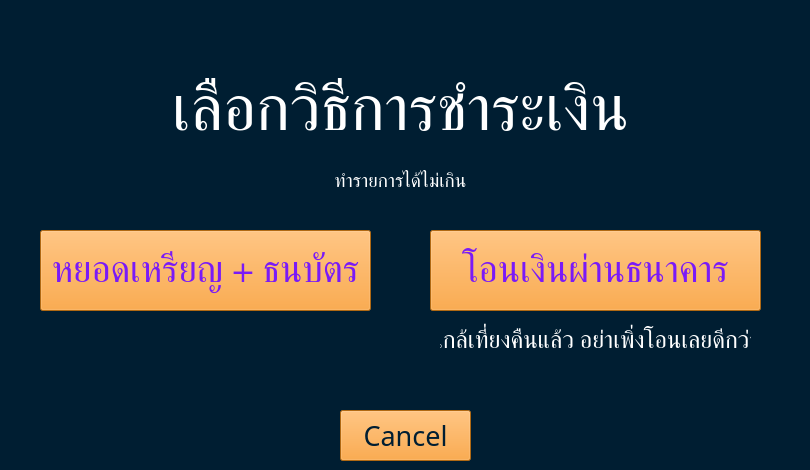
    <widget class="QWidget" name="page_3_Method_Select">
     <property name="styleSheet">
      <string notr="true">background-color: rgb(0, 30, 50);</string>
     </property>
     <widget class="QPushButton" name="coinNoteButton_page3">
      <property name="geometry">
       <rect>
        <x>40</x>
        <y>230</y>
        <width>331</width>
        <height>81</height>
       </rect>
      </property>
      <property name="font">
       <font>
        <family>supermarket</family>
        <pointsize>28</pointsize>
        <weight>50</weight>
        <bold>false</bold>
       </font>
      </property>
      <property name="styleSheet">
       <string notr="true">color: rgb(122, 26, 247);
background-color: rgb(247, 147, 27);</string>
      </property>
      <property name="text">
       <string>หยอดเหรียญ + ธนบัตร</string>
      </property>
     </widget>
     <widget class="QPushButton" name="transferButton_page3">
      <property name="geometry">
       <rect>
        <x>430</x>
        <y>230</y>
        <width>331</width>
        <height>81</height>
       </rect>
      </property>
      <property name="font">
       <font>
        <family>supermarket</family>
        <pointsize>28</pointsize>
        <weight>50</weight>
        <bold>false</bold>
       </font>
      </property>
      <property name="styleSheet">
       <string notr="true">color: rgb(122, 26, 247);
background-color: rgb(247, 147, 27);</string>
      </property>
      <property name="text">
       <string>โอนเงินผ่านธนาคาร</string>
      </property>
     </widget>
     <widget class="QPushButton" name="cancelButton_page3">
      <property name="geometry">
       <rect>
        <x>340</x>
        <y>410</y>
        <width>131</width>
        <height>51</height>
       </rect>
      </property>
      <property name="font">
       <font>
        <family>supermarket</family>
        <pointsize>20</pointsize>
        <weight>50</weight>
        <bold>false</bold>
       </font>
      </property>
      <property name="styleSheet">
       <string notr="true">color: rgb(0, 30, 50);
background-color: rgb(247, 147, 27);</string>
      </property>
      <property name="text">
       <string>Cancel</string>
      </property>
     </widget>
     <widget class="QLabel" name="methodHeader_page3">
      <property name="geometry">
       <rect>
        <x>0</x>
        <y>70</y>
        <width>801</width>
        <height>81</height>
       </rect>
      </property>
      <property name="font">
       <font>
        <family>supermarket</family>
        <pointsize>48</pointsize>
        <weight>50</weight>
        <bold>false</bold>
       </font>
      </property>
      <property name="styleSheet">
       <string notr="true">color: rgb(255, 255, 255);</string>
      </property>
      <property name="text">
       <string>เลือกวิธีการชำระเงิน</string>
      </property>
      <property name="alignment">
       <set>Qt::AlignCenter</set>
      </property>
     </widget>
     <widget class="QLabel" name="midnight_warn_page3">
      <property name="geometry">
       <rect>
        <x>440</x>
        <y>320</y>
        <width>311</width>
        <height>41</height>
       </rect>
      </property>
      <property name="font">
       <font>
        <family>supermarket</family>
        <pointsize>18</pointsize>
        <weight>50</weight>
        <bold>false</bold>
       </font>
      </property>
      <property name="styleSheet">
       <string notr="true">color: rgb(255, 255, 255);</string>
      </property>
      <property name="text">
       <string>ใกล้เที่ยงคืนแล้ว อย่าเพิ่งโอนเลยดีกว่า</string>
      </property>
      <property name="alignment">
       <set>Qt::AlignCenter</set>
      </property>
     </widget>
     <widget class="QLabel" name="amount_warn_page3">
      <property name="geometry">
       <rect>
        <x>10</x>
        <y>160</y>
        <width>781</width>
        <height>41</height>
       </rect>
      </property>
      <property name="font">
       <font>
        <family>supermarket</family>
        <pointsize>14</pointsize>
        <weight>50</weight>
        <bold>false</bold>
       </font>
      </property>
      <property name="styleSheet">
       <string notr="true">color: rgb(255, 255, 255);</string>
      </property>
      <property name="text">
       <string>ทำรายการได้ไม่เกิน</string>
      </property>
      <property name="alignment">
       <set>Qt::AlignCenter</set>
      </property>
     </widget>
    </widget>
